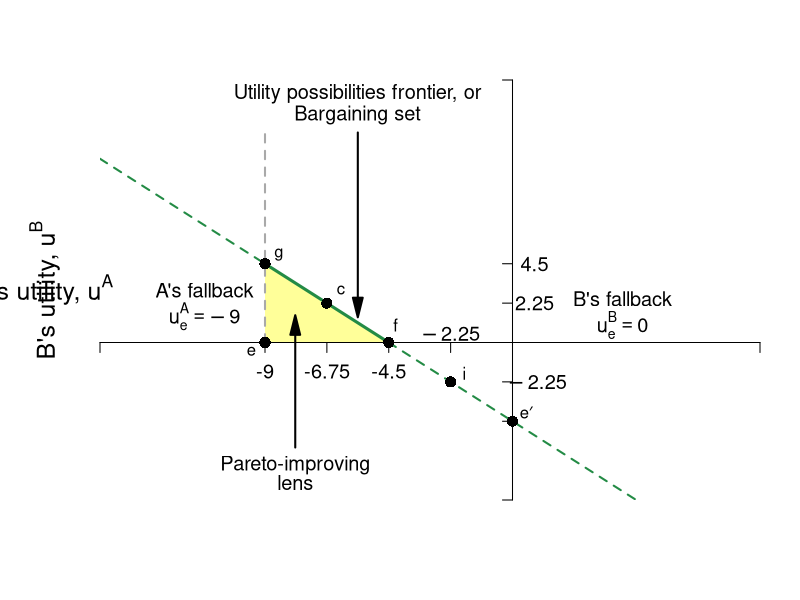

Source code (R):
require(shape)
pdf(file = "what_can_markets_do/upf_bargaining_coase.pdf", width = 9, height = 7)

#Set parameters for graphics
axislabelsize <- 1.5
labelsize <- 1.2
graphlinewidth <- 3
segmentlinewidth <- 2

COL <- c("#7fc97f", "#beaed4", "#fdc086", "#ffff99", "#386cb0", "#f0027f", "#bf5b17", "#666666")
COLA <- c("#e0f3db", "#99d8c9","#66c2a4","#41ae76", "#238b45", "#005824")
COLB <- c("#c6dbef", "#4eb3d3", "#2b8cbe", "#0868ac","#084081")
COLC <- c("#fcfbfd", "#efedf5", "#dadaeb", "#bcbddc", "#9e9ac8", "#807dba", "#6a51a3", "#54278f", "#3f007d")

par(mar =  c(5, 5, 4, 2))
xlims <- c(-15, 9)
ylims <- c(-9, 15)

upf <- function(uA, intercept = -4.5, slope = 1){
  intercept - slope*uA
}


#Plot command 
plot(40, 40, xlim = xlims, ylim = ylims, 
     type = "n",
     xlab = expression(paste("")),
     ylab = expression(paste("")), 
     axes = FALSE,
     # xlab = expression(paste("Bob's Payoff, ", u^B)),
     # ylab = expression(paste("Alfredo's Payoff, ", u^A)),
     #xaxt = "n", 
     #yaxt = "n", 
     cex.lab = axislabelsize, 
     bty = "n", 
     xaxs="i", 
     yaxs="i"
)


#Customize ticks and labels for the plot
# ticksy <- seq(ylims[1], ylims[2], 1)
# ylabels <- seq(ylims[1], ylims[2], 1)
# ticksx <- seq(xlims[1], xlims[2], 1)
# xlabels <- seq(xlims[1], xlims[2], 1)
ticksy <- c(ylims[1], -4.5, -2.25, 2.25, 4.5, ylims[2])
ylabels <- c(NA, NA, NA, NA, NA, NA)
ticksx <- c(xlims[1], -9, -6.75, -4.5, -2.25, xlims[2])
xlabels <- c(NA, -9, -6.75, -4.5, NA, NA)
axis(1, at = ticksx, pos = 0, labels = xlabels, cex.axis = labelsize)
axis(2, at = ticksy, pos = 0, labels = ylabels, las = 1, cex.axis = labelsize)
#mtext(expression(paste("A's utility, ", u^A)), side = 1, line = 2.5, cex = axislabelsize)

text(xlims[1] - 2, ylims[2] - 0.5*(ylims[2] - ylims[1]), expression(paste("A's utility, ", u^A)), xpd = TRUE, cex = axislabelsize) 

text(xlims[1] - 2, ylims[2] - 0.5*(ylims[2] - ylims[1]), expression(paste("B's utility, ", u^B)), xpd = TRUE, cex = axislabelsize, srt = 90) 


#Label 2.25 and 4.5
text(0.8, 2.25, expression(paste(2.25)), xpd = TRUE, cex = labelsize) 
text(0.8, 4.5, expression(paste(4.5)), xpd = TRUE, cex = labelsize) 
text(0.9, -2.25 , expression(paste(-2.25)), xpd = TRUE, cex = labelsize) 
text(-2.25, 0.5 , expression(paste(-2.25)), xpd = TRUE, cex = labelsize) 

#Rent polygon
xrent <- c(-9, -9, -4.5, -9)
yrent <- c(0, 4.5, 0, 0)
polygon(xrent, yrent, col=COL[4], density = NULL, border = NA)

npts <- 500 
xx1 <- seq(xlims[1], -9, length.out = npts)
xx2 <- seq(-9, -4.5, length.out = npts)
xx3 <- seq(-4.5, xlims[2], length.out = npts)
lines(xx1, upf(xx1), col = COLA[5], lwd = segmentlinewidth, lty = 2)
lines(xx2, upf(xx2), col = COLA[5], lwd = graphlinewidth)
lines(xx3, upf(xx3), col = COLA[5], lwd = segmentlinewidth, lty = 2)



#Lines for the coordinates of the Nash equilbrium
text(-7.9, -7, expression(paste("Pareto-improving")), cex = labelsize)
text(-7.9, -8, expression(paste("lens")), cex = labelsize)
Arrows(-7.9, -6, -7.9, 1, col = "black", lty = 1, lwd = 2, arr.type = "triangle")

#Label the UPF
text(-5.625, 14.2, expression(paste("Utility possibilities frontier, or")), cex = labelsize)
text(-5.625, 13, expression(paste("Bargaining set")), cex = labelsize)
Arrows(-5.625, 12, -5.625, 2, col = "black", lty = 1, lwd = 2, arr.type = "triangle")

#Lines for Fallback positions
segments(-9, 0, -9, 12, lty = 2, col = "darkgrey", lwd = segmentlinewidth)
text(-11.2, 3, expression(paste("A's fallback")), cex = labelsize)
text(-11.2, 1.5, expression(paste(u[e]^A == -9)), cex = labelsize)

segments(46, 40, 46, ylims[2], lty = 2, col = "darkgrey", lwd = segmentlinewidth)

text(4, 2.5, expression(paste("B's fallback")), cex = labelsize)
text(4, 1, expression(paste(u[e]^B == 0)), cex = labelsize)

#Add points

points(0, -4.5, pch = 16, col = "black", cex = 1.5)
text(0.5, -4, expression(paste(e*minute)))


points(-4.5, 0, pch = 16, col = "black", cex = 1.5)
text(-4.25, 1, expression(paste("f")))

segments(0, 55, 55, 55, lty = 2, col = "darkgrey", lwd = segmentlinewidth)
segments(55, 0, 55, 55, lty = 2, col = "darkgrey", lwd = segmentlinewidth)
points(55, 55, pch = 16, col = "black", cex = 1.5)
text(55.75, 55.75, expression(paste("i")))

segments(0, 64, 46, 64, lty = 2, col = "darkgrey", lwd = segmentlinewidth)

points(-9, 4.5, pch = 16, col = "black", cex = 1.5)
text(-8.5, 5, expression(paste("g")))

segments(64, 0, 64, 46, lty = 2, col = "darkgrey", lwd = segmentlinewidth)
points(46, 46, pch = 16, col = "black", cex = 1.5)
text(45.25, 45.25, expression(paste("n")))

points(-6.75, 2.25, pch = 16, col = "black", cex = 1.5)
text(-6.25, 3, expression(paste("c")))

points(-9, 0, pch = 16, col = "black", cex = 1.5)
text(-9.5, -0.5, expression(paste("e")))



points(-2.25, -2.25, pch = 16, col = "black", cex = 1.5)
text(-1.75, -1.75, expression(paste(i)))



dev.off()
